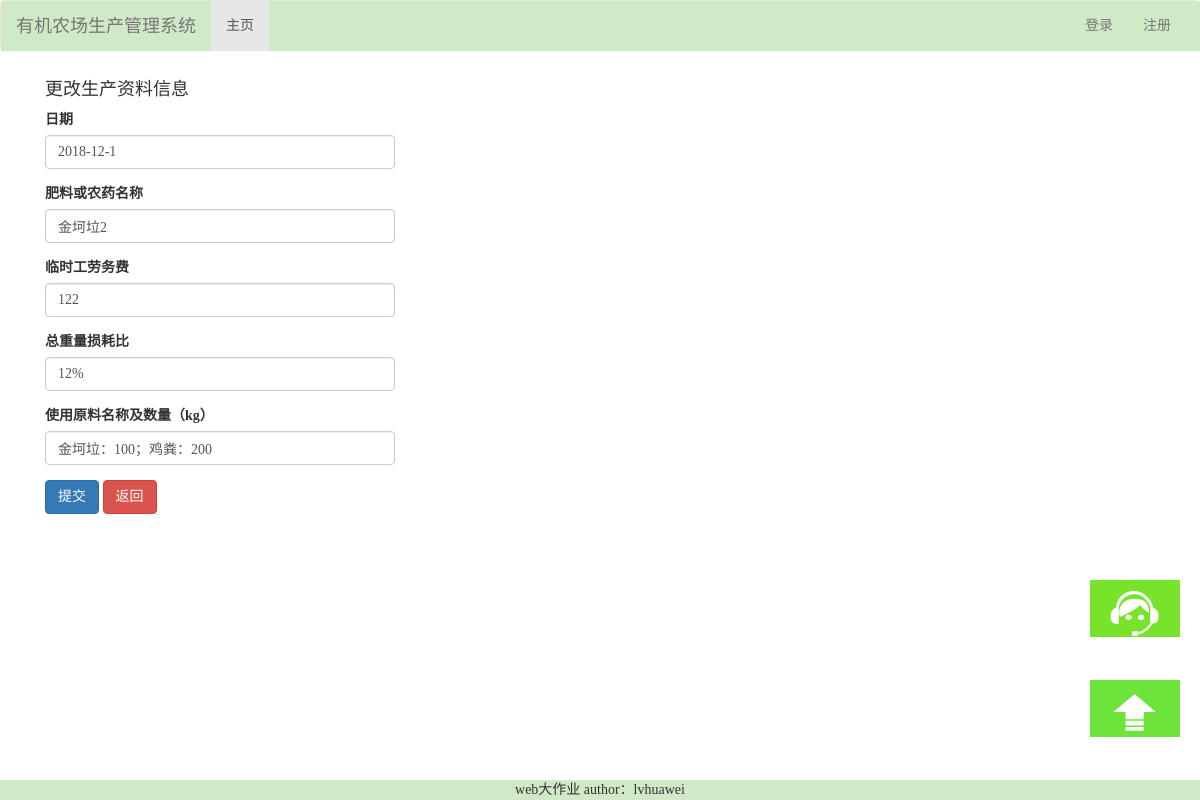
/editdosage/2, run on the app's committed database.
### login/models.py (models this page shows, shortened)
class Dosage(models.Model):
    dosage_date = models.CharField(max_length=15)
    muck_name = models.CharField(max_length=10)
    tlc = models.CharField(max_length=10, null=True)
    twlr = models.CharField(max_length=10)
    naworm = models.CharField(max_length=32, default="无")

### login/views.py (the view, shortened to what this page needs)
# urls.py: re_path(r"^editdosage/(\d+)", views.editdosage),
def editdosage(request, id):
	dosage_obj = Dosage.objects.filter(pk=id).first()
	return render(request, 'dosage/editdosage.html', {"dosage_obj": dosage_obj})

### login/templates/dosage/editdosage.html (shortened to what this page needs)
{% extends "base.html" %}
{% block content %}
    <div class="container">
        <div class="col-md-4">
            <h4>更改生产资料信息</h4>
            <form action="" method="post">
                <div class="form-group">
                    <label for="dosage_date">日期</label>
                    <input type="text" class="form-control" id="dosage_date" name="dosage_date"
                           value="{{ dosage_obj.dosage_date }}">
                </div>
                <div class="form-group">
                    <label for="muck_name">肥料或农药名称</label>
                    <input type="text" class="form-control" id="muck_name" name="muck_name"
                           value="{{ dosage_obj.muck_name }}">
                </div>
                <div class="form-group">
                    <label for="tlc">临时工劳务费</label>
                    <input type="number" class="form-control" id="tlc" name="tlc"
                           value="{{ dosage_obj.tlc }}">
                </div>
                 <div class="form-group">
                    <label for="twlr">总重量损耗比</label>
                    <input type="text" class="form-control" id="twlr" name="twlr"
                           value="{{ dosage_obj.twlr }}">
                </div>
                <div class="form-group">
                    <label for="naworm">使用原料名称及数量（kg）</label>
                    <input type="text" class="form-control" id="naworm" name="naworm"
                           value="{{ dosage_obj.naworm }}">
                </div>
                <div class="form-group">
                    <button type="submit" class="btn btn-primary">提交</button>
                    <a href="/dosage/" class="btn btn-danger">返回</a>
                </div>
            </form>
        </div>
    </div>
{% endblock %}

### templates/base.html (style rules this page uses)
* { margin: 0; padding: 0; }

### data on the page
Dosage: dosage_date "2018-12-1", muck_name "金坷垃2", tlc "122", twlr "12%", naworm "金坷垃：100；鸡粪：200"
